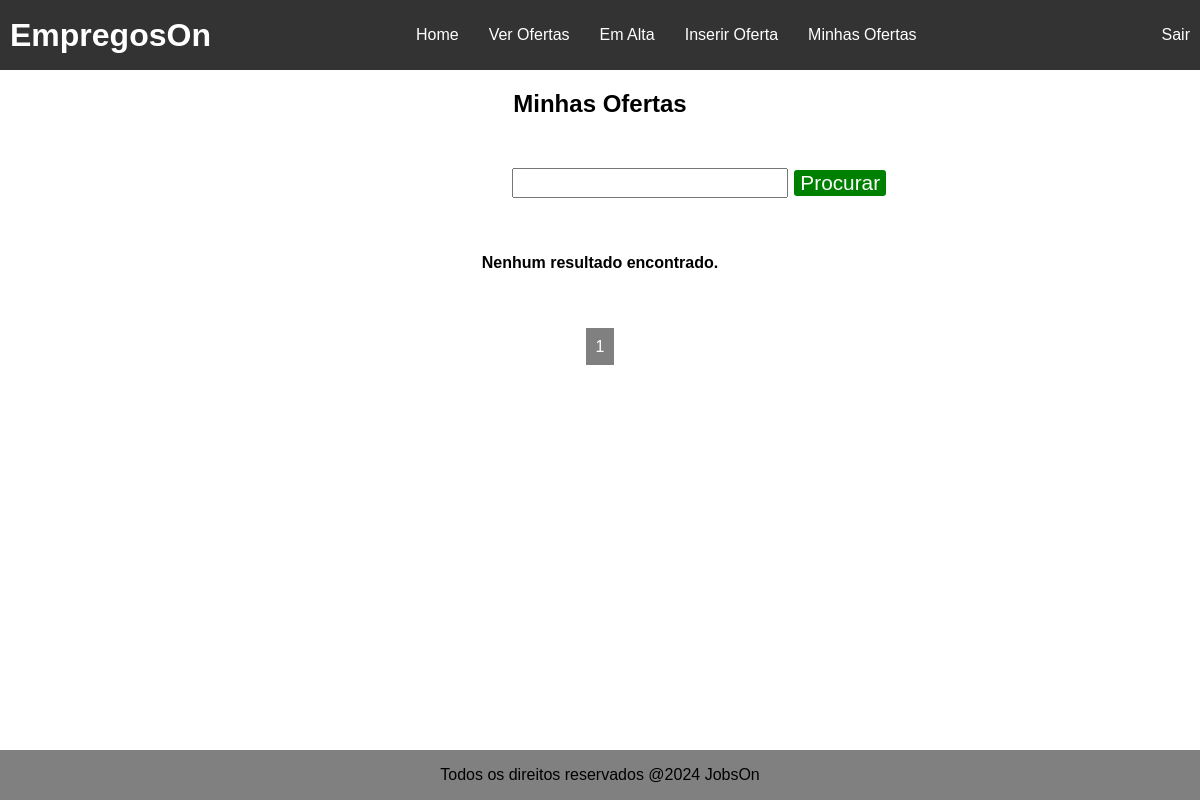
Before: /my_offers/ (signed in) with the older database file.
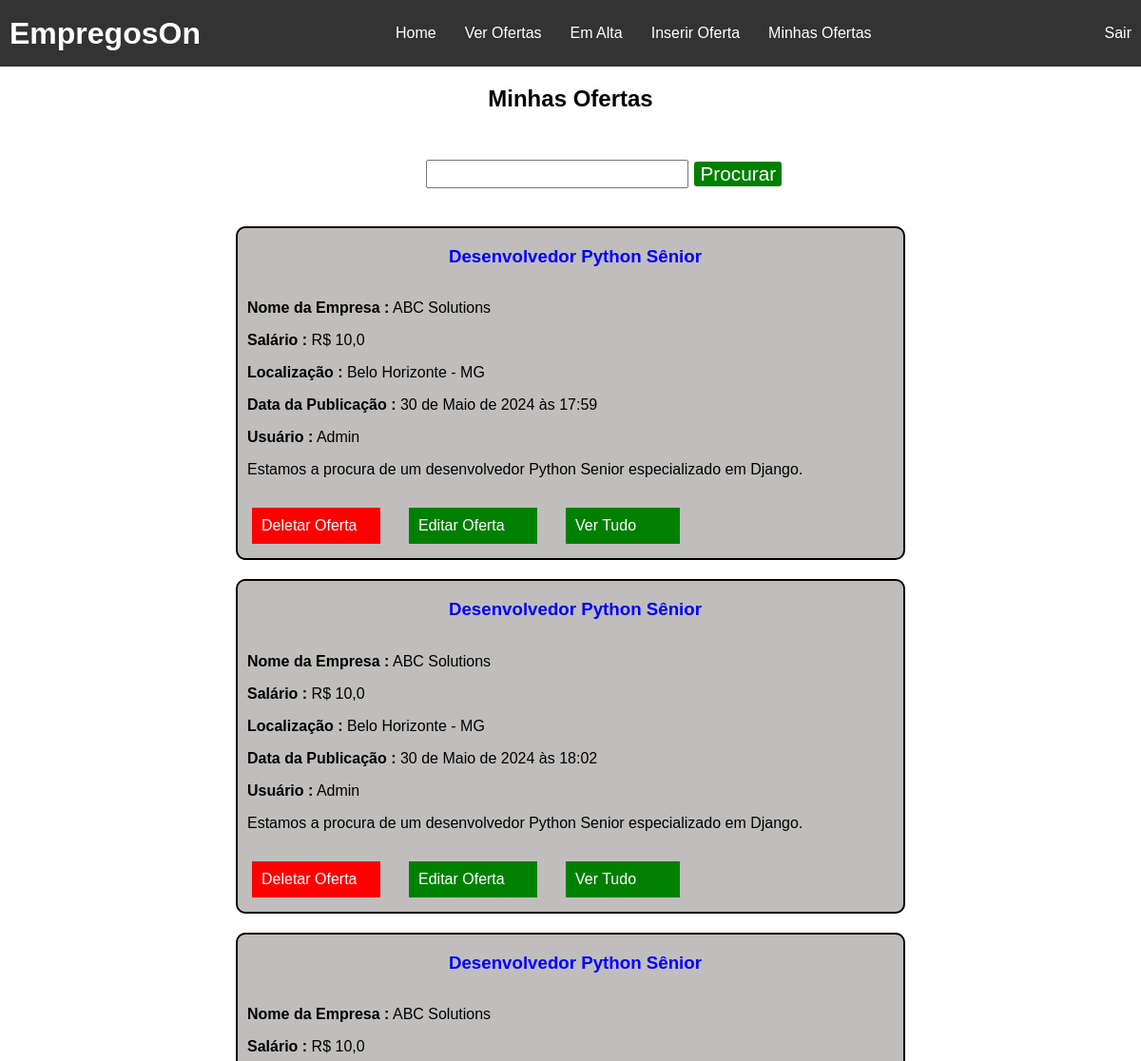
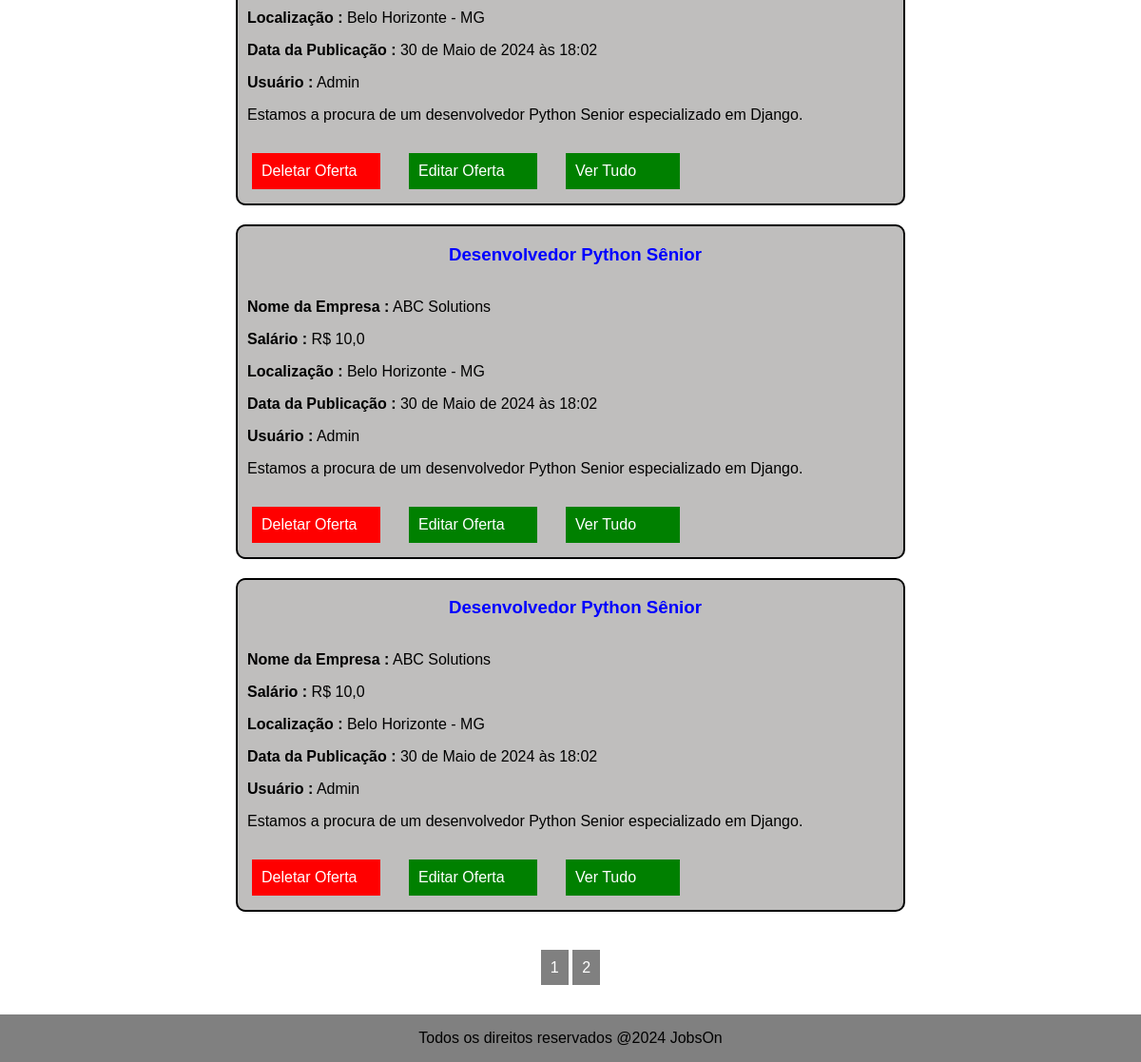
After: the same page with the newer database file (2 pictures, top to bottom).
### jobs/models.py (models this page shows, shortened)
class JobOffer(models.Model):
    title = models.CharField(max_length=100)
    description = models.TextField()
    organization_name = models.CharField(max_length=100)
    location = models.CharField(max_length=100)
    publication_date = models.DateTimeField(auto_now_add=True)  # Adicionará automaticamente a data e hora ao campo
    offer_requirements = models.CharField(max_length=300)
    employment_type = models.CharField(max_length=100)
    salary = models.FloatField(blank=True, null=True)  # define que por padrão o campo é não informado
    organization_description = models.TextField()
    autor = models.ForeignKey(User, on_delete=models.PROTECT, related_name='car_user', editable=False, default=1)
    recruiter_email = models.EmailField(editable=False)
    number_of_views = models.IntegerField(default=0, editable=False)
    company_site = models.URLField(max_length=300, blank=True, null=True)
    allowed = models.BooleanField(default=0)  # Controle de permissao para as vagas

### jobs/views.py (the view)
# urls.py: path('my_offers/', MyOffers.as_view(), name='my_offers'),
@method_decorator(login_required(), name='dispatch')  # Permite que apenas usuarios logados acessem a view
class MyOffers(ListView):
    template_name = 'my_offers.html'
    model = JobOffer
    paginate_by = 5
    def get_queryset(self):
        queryset = super().get_queryset()
        user_id = self.request.user.id
        search = self.request.GET.get('search', '')
        if search:
            queryset = queryset.filter(autor_id=user_id, title__icontains=search, allowed=1)  # Filtra os anuncios do usuario E que o titulo contem search
            return queryset
        queryset = queryset.filter(autor_id=user_id, allowed=1)
        return queryset

### jobs/templates/my_offers.html (shortened to what this page needs)
{% extends 'base.html' %}
{% block styles %}
    {{ block.super }}
    {% load static %}
    <link rel="stylesheet" type="text/css" href="{% static 'css/job_list.css' %}">
    <link rel="stylesheet" type="text/css" href="{% static 'css/my_offers.css' %}">
{% endblock %}
{% block content %}
    <main>
        <h2 class="title-offer-page">Minhas Ofertas</h2>
        <section class="section-content">
            <form class="offer-form-search" method="GET">
                <input id="query-offer" name="search">
                <button class="btn-search-job">Procurar</button>
            </form>
    {% if object_list %}
        {% for offer in object_list %}
            <div class="offer-grid">
                <h3 class="offer-title">{{ offer.title }}</h3>
                <p class="p-offer"><strong>Nome da Empresa :</strong> {{ offer.organization_name }}</p>
                <p class="p-offer"><strong>Salário :</strong> R$ {{ offer.salary }}</p>
                <p class="p-offer"><strong>Localização :</strong>  {{ offer.location }}</p>
                <p class="p-offer"><strong>Data da Publicação :</strong>  {{ offer.publication_date }}</p>
                <p class="p-offer"><strong>Usuário :</strong>  {{ offer.autor|capfirst }}</p>
                <p class="p-description"> {{ offer.description }}</p>
                <div class="btn-joblist-container">
                    <a class="btn-delete" href="{% url 'delete_offer' offer.id %}">Deletar Oferta</a>
                    <a class="btn-edit" href="{% url 'update_offer' offer.id %}">Editar Oferta</a>
                    <a class="btn-detail" href="{% url 'detail_offer' offer.id %}">Ver Tudo</a>
                </div>
            </div>
        {% endfor %}
    {% else %}
            <p class="job-list-advice-null">Nenhum resultado encontrado.</p>
    {% endif %}
        </section>
        <div class="pagination">
            <span class="step-links">
                    <a class="page-link" href="?page={{ page_obj.number }}">{{ page_obj.number }}</a>
                {% if page_obj.has_next %}
                    <a class="page-link" href="?page={{ page_obj.next_page_number }}">{{ page_obj.next_page_number }}</a>
                {% endif %}
            </span>
        </div>
    </main>
{% endblock %}

Changed rows visible on the page:
now on this page (row edited): JobOffer: title "Desenvolvedor Python Sênior", organization_name "ABC Solutions", salary "10,0", location "Belo Horizonte - MG", publication_date "30 de Maio de 2024 às 17:59", autor "Admin", description "Estamos a procura de um desenvolvedor Python Senior especializado em Django."
now on this page (row edited): JobOffer: title "Desenvolvedor Python Sênior", organization_name "ABC Solutions", salary "10,0", location "Belo Horizonte - MG", publication_date "30 de Maio de 2024 às 18:02", autor "Admin", description "Estamos a procura de um desenvolvedor Python Senior especializado em Django."
now on this page (row edited): JobOffer: title "Desenvolvedor Python Sênior", organization_name "ABC Solutions", salary "10,0", location "Belo Horizonte - MG", publication_date "30 de Maio de 2024 às 18:02", autor "Admin", description "Estamos a procura de um desenvolvedor Python Senior especializado em Django."
now on this page (row edited): JobOffer: title "Desenvolvedor Python Sênior", organization_name "ABC Solutions", salary "10,0", location "Belo Horizonte - MG", publication_date "30 de Maio de 2024 às 18:02", autor "Admin", description "Estamos a procura de um desenvolvedor Python Senior especializado em Django."
now on this page (row edited): JobOffer: title "Desenvolvedor Python Sênior", organization_name "ABC Solutions", salary "10,0", location "Belo Horizonte - MG", publication_date "30 de Maio de 2024 às 18:02", autor "Admin", description "Estamos a procura de um desenvolvedor Python Senior especializado em Django."
Other visible differences:
{{ page_obj.next_page_number }}: (not shown) → "2"
text no longer shown: "Nenhum resultado encontrado."
